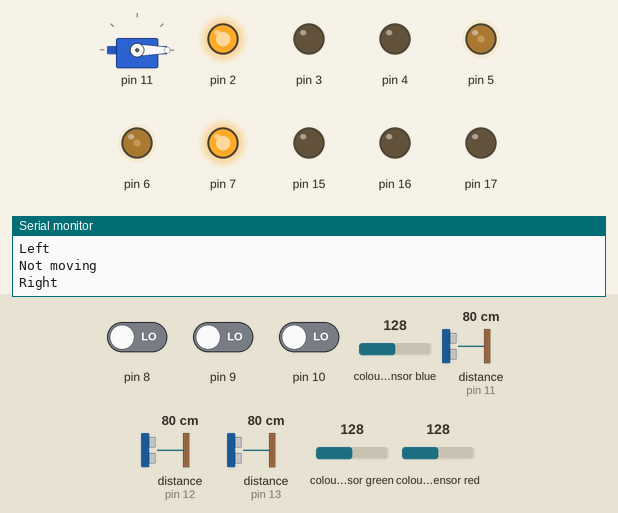
Bench run of a sketch on a simulated Arduino Uno, built with avr-gcc and run on an emulated ATmega328P. On the bench: servo, output pins drawn as LEDs (lit = HIGH), the last lines printed to the serial monitor. Inputs (shaded band) come from the test bench; at power-on: distance to the obstacle (sensors on pin 11, pin 12, pin 13) 80 cm, pin 8 LOW, pin 9 LOW, pin 10 LOW, colour sensor blue 128, colour sensor green 128, colour sensor red 128.

Above: at 17.5 s.
17.6 s: distance to the obstacle (sensor on pin 11) set to 2 cm
31.6 s: distance to the obstacle (sensor on pin 11) set to 28 cm
44.1 s: distance to the obstacle (sensor on pin 11) set to 33 cm
At 54.7 s:
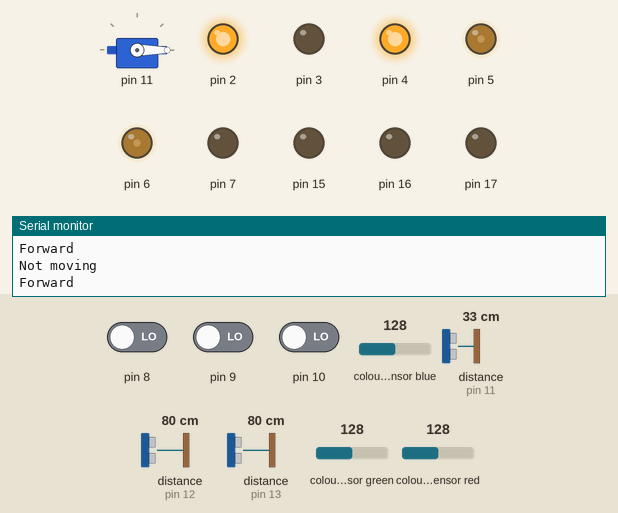
56.6 s: distance to the obstacle (sensor on pin 11) set to 4 cm
At 58.3 s:
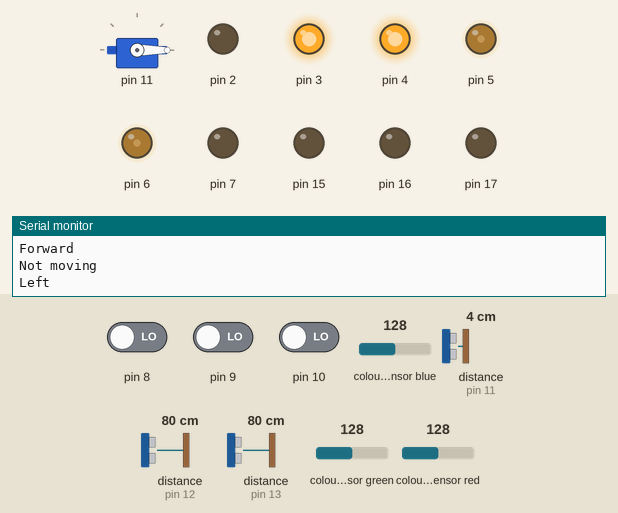
69.1 s: pin 8 driven HIGH and pin 9 driven HIGH and pin 10 driven HIGH
At 71.6 s:
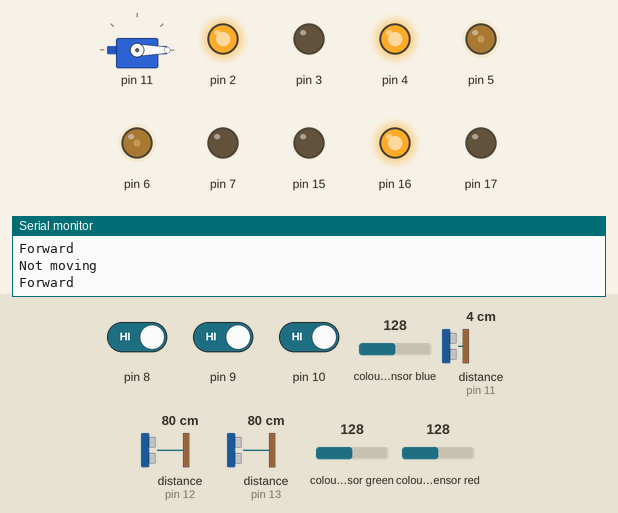
Timing chart, 0 to 82.6 s (numbered marks = the images above; inputs shaded):
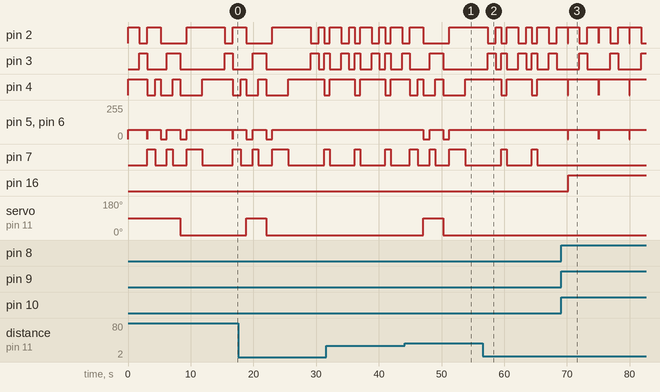

The sketch:

Aegis-Candidates-2024.ino
```cpp
#include <Arduino.h>

#include <stdint.h>
#include <stdbool.h>

#include "Servo.h"
#include "NewPing.h"
#include "Adafruit_TCS34725.h"

#include "lib/colors.h"
#include "lib/azimuth.h"
#include "lib/pin_definitions.h"

#include "lib/motor.h"
#include "lib/ultrasonic.h"
#include "lib/servo_controller.h"
#include "lib/ir.h"
#include "lib/led.h"
#include "lib/sensor_color.h"

/// Defines

#define DEBUG true
#define ENABLE_ENCODER false

/// Structs

struct Coordinate
{
    uint8_t x;
    uint8_t y;
};

/// Variables


#if ENABLE_ENCODER

// Encoder

static uint16_t leftEncoderCounter = 0;
static uint16_t rightEncoderCounter = 0;

static const uint8_t NUMBER_OF_TEETH = 16;
static const uint16_t DISTANCE_OF_CENTER_TO_WHEEL = 10;
static const uint8_t WHEEL_RADIUS = 13;
static const uint16_t SIDE_OF_UNIT = 30;

#endif

/// Function Prototype

// Color definitions
void initializeColorDefinitions();
// Motors
void move(Direction dir, uint8_t speed = BASE_SPEED);
inline void turnOffMotors();
void stepForward();
void stepBack();
void turnRight();
void turnLeft();
void initializeMotor();
// Encoder
void startUsingEncoder();
void leftEncoder();
void rightEncoder();
// Color sensor
void initializeSensorColor();
Colors readColor();
// Ultrasonic
bool isWallInLeft();
bool isWallInFront();
bool isWallInRight();
// IR
void initializeIR();
byte readIRs();
// Servo
void openGripper();
void closeGripper();
// LED
bool turnOnLED(Colors color);
inline void turnOffLED();
void initializeLED();
// Zones
void detectZone();
void zoneA();
void zoneB();
bool scan(Direction &lastTurn);
void zoneC();
void updateCoordinate(uint8_t cardinalDirection, uint8_t &x, uint8_t &y);
void seesaw();
// Turn off
void halt();

/// Main program

void setup()
{
    initializeColorDefinitions();

    initializeMotor();

    #if ENABLE_ENCODER

    // Encoder

    pinMode(LEFT_ENCODER_PIN, INPUT);
    pinMode(RIGHT_ENCODER_PIN, INPUT);

    attachInterrupt(digitalPinToInterrupt(LEFT_ENCODER_PIN), leftEncoder, RISING);
    attachInterrupt(digitalPinToInterrupt(RIGHT_ENCODER_PIN), rightEncoder, RISING);

    #endif

    initializeIR();

    // Servo

    gripper.attach(GRIPPER_PIN);

    initializeSensorColor();

    initializeLED();

    Serial.begin(9600);
    Serial.println("Working");
}

void loop()
{
    // stepForward();
    // stepForward();

    // delay(1000);

    // turnRight();
    zoneA();
    // zoneB();
    // zoneC();

    // stepForward();
    // stepForward();
    // stepForward();
    // stepForward();
    // stepForward();
    // stepForward();

    // turnOnLED(readColor());
    // halt();


    // turnOnLED(readColor());

    // Serial.println("Ultrasonic");
    // Serial.println(isWallInFront());
    // Serial.println(isWallInLeft());
    // Serial.println(isWallInRight());

    // detectZone();

    // delay(1000);
    // halt();
}

#if ENABLE_ENCODER

/// Encoder

void startUsingEncoder()
{
    leftEncoderCounter = 0;
    rightEncoderCounter = 0;

    attachInterrupt(digitalPinToInterrupt(LEFT_ENCODER_PIN), leftEncoder, RISING);
    attachInterrupt(digitalPinToInterrupt(RIGHT_ENCODER_PIN), rightEncoder, RISING);
}

void leftEncoder()
{
    ++leftEncoderCounter;
}

void rightEncoder()
{
    ++rightEncoderCounter;
}

#endif

/// Zones

void detectZone()
{
    Colors color = readColor();

    // Do some analysis

    // We mainly need to detect 2 colors blue and green I guess
    // If none then it should be zone B

    switch (color)
    {
    case GREEN:
        zoneA();
        break;
    case BLUE:
        zoneC();
        break;

    default:
        zoneB();
        break;
    }
}

void zoneA()
{
    // We have to run around the center, then we procede to "grab the ball"
    // I don't think we can make the servo work, nor we have time for that.
    // But yeah whatever.

    // Size of the map
    const uint8_t sizeX = 3; // Size of 3
    const uint8_t sizeY = 5; // Size of 6

    // Initial coordinates in the plane
    Coordinate coordinate;
    coordinate.x = 1;
    coordinate.y = 0;

    // Initialize blacklist
    const uint8_t blacklistSize = 2;
    uint8_t blackListCount = 0;
    Coordinate blacklist[blacklistSize];
    for (uint8_t i = 0; i < blacklistSize; ++i)
    {
        blacklist[i].x = sizeX;
        blacklist[i].y = sizeY;
    }

    // Default facing
    uint8_t cardinalDirection = North;

    bool lookForEnd = false;

    updateCoordinate(cardinalDirection, coordinate.x, coordinate.y);
    stepForward();
    stepForward();

    cardinalDirection = (cardinalDirection - 1) % 4;
    turnLeft();

    // Using the right hand method to find the center
    if (!isWallInRight() & !isBlackTileInFront(cardinalDirection, Right, coordinate, blacklist))
    {
        // Go right

        bool isWallLeft = isWallInLeft();

        // Rotate the view to 90 degrees to the right
        cardinalDirection = (cardinalDirection + 1) % 4;
        turnRight();

        if (isWallLeft)
        {
            // Recalibrate orientation
            stepBack();
            stepForward();
        }

        // Move coordinate

        updateCoordinate(cardinalDirection, coordinate.x, coordinate.y);

        if (coordinate.x == 1 & coordinate.y == 2)
        {
            // Seems we have found the place of the ball
            stepForward();

            // Do some magic with the servo and get the ball
            closeGripper();
            delay(1000);

            updateCoordinate((cardinalDirection + 2) % 4, coordinate.x, coordinate.y);
            stepBack();

            cardinalDirection = (cardinalDirection - 1) % 4;
            turnLeft();

            // Release ball
            openGripper();
            delay(1000);

            cardinalDirection = (cardinalDirection + 1) % 4;
            turnRight();
            cardinalDirection = (cardinalDirection + 1) % 4;
            turnRight();

            updateCoordinate(cardinalDirection, coordinate.x, coordinate.y);

            stepForward();
            stepForward();

            // Now we have to look for the end zone now
            lookForEnd = true;
        }
        else
        {
            stepForward();

            // If we detect something black
            if (readIRs() != 0b111)
            {
                stepBack();
                // We should mark this place cannot be touched
                blacklist[blackListCount].x = coordinate.x;
                blacklist[blackListCount].y = coordinate.y;

                ++blackListCount;

                Serial.println("Black tile in right!");

                // Return to the last coordinate
                cardinalDirection = (cardinalDirection + 2) % 4;
                updateCoordinate(cardinalDirection, coordinate.x, coordinate.y);
                cardinalDirection = (cardinalDirection + 2) % 4;
            }
            else
            {
                stepForward();
            }
        }
    }
    else if (!isWallInFront() & !isBlackTileInFront(cardinalDirection, Right, coordinate, blacklist))
    {
        // Go forward
        // And update coordinate

        updateCoordinate(cardinalDirection, coordinate.x, coordinate.y);

        stepForward();

        // If we detect something black
        if (readIRs() != 0b111)
        {
            stepBack();
            // We should mark this place cannot be touched
            blacklist[blackListCount].x = coordinate.x;
            blacklist[blackListCount].y = coordinate.y;

            ++blackListCount;

            Serial.println("Black tile in forward!");

            // Return to the last coordinate
            cardinalDirection = (cardinalDirection + 2) % 4;
            updateCoordinate(cardinalDirection, coordinate.x, coordinate.y);
            cardinalDirection = (cardinalDirection + 2) % 4;
        }
        else
        {
            stepForward();

            Colors color = readColor();
            bool isLEDDisplayed = turnOnLED(color);
        }
    }
    else
    {
        // Turn left

        // Rotate the view to 90 degrees to the left
        cardinalDirection = (cardinalDirection - 1) % 4;
        turnLeft();
    }

    if (lookForEnd)
    {
        if (coordinate.x == 2 & coordinate.y == 4)
        {
            // Done!
            halt();
        }
    }
}

void zoneB()
{
    // I saw and we need a variable to remember where we were searching
    Direction lastTurn = Left;

    bool isEndReached = false;
    while (!isEndReached)
    {
        // const byte WEST_IR_BIT = digitalRead(WEST_IR_PIN) << 2;
        // const byte NORTH_IR_BIT = digitalRead(NORTH_IR_PIN) << 1;
        // const byte EAST_IR_BIT = digitalRead(EAST_IR_PIN);

        // // Concatenate bits
        // const byte IR_BYTE = WEST_IR_BIT | NORTH_IR_BIT | EAST_IR_BIT;

        const byte IR_BYTE = readIRs();

        switch (IR_BYTE)
        {
        // All IRs detect a black line
        case 0b000:
            move(Forward);
            break;
        // Left and center IRs detect a black line
        case 0b001:
            lastTurn = Left;
            move(Left);
            break;
        // Left and right IRs detect a black line
        case 0b010:
            move(Forward);
            break;
        // Left IR detects a black line
        case 0b011:
            lastTurn = Left;
            move(Left);
            break;
        // Center and right IRs detect a black line
        case 0b100:
            lastTurn = Right;
            move(Right);
            break;
        // Center IR detects a black line
        case 0b101:
            move(Forward);
            break;
        // Right IR detects a black line
        case 0b110:
            lastTurn = Right;
            move(Right);
            break;
        // No line detected
        case 0b111:

            isEndReached = scan(lastTurn);

            break;
        }
    }

    // We are done
    Serial.println("Zone B done");
    halt();
}

bool scan(Direction &lastTurn)
{
    Serial.println("Scanning");

    // I got it, we should do a little scan first.
    // If found, we procede
    // Otherwise, we stop

    Direction firstSide = Left;
    Direction SecondSide = Right;
    // But first we need to remember which side we were moving to

    // We kinda consider that we are following a straight line
    // So we say we need to turn back to the last time we turning
    // e. g. If we were turning right, and the middle sensor loses
    // track of the line, we turn left, since we might have go to
    // the right side of the line, so we need to go left to find it
    // again.
    // For the left and right sensors, we "interpolate" were the line
    // should be.

    // Hope this explains it right. I think I wasted more time typing
    // these comments other than typing the code. *sad*
    if (direction == Forward)
    {
        if (lastTurn == Left)
        {
            firstSide = Right;
            SecondSide = Left;
        }
        else if (lastTurn == Right)
        {
            firstSide = Left;
            SecondSide = Right;
        }
    }
    else
    {
        if (lastTurn == Left)
        {
            firstSide = Left;
            SecondSide = Right;
        }
        else if (lastTurn == Right)
        {
            firstSide = Right;
            SecondSide = Left;
        }
    }

    turnOffMotors();

    Direction side = firstSide;

    for (uint8_t i = 0; i < 2; ++i)
    {
        lastTurn = side;
        bool lineIsLocatedThisSide = false;
        move(side);

        unsigned long initialTime = millis();
        // In miliseconds
        const unsigned long finalTime = 1000;

        while (millis() - initialTime <= finalTime)
        {
            if (!digitalRead(WEST_IR_PIN)) return false;
            if (!digitalRead(NORTH_IR_PIN)) return false;
            if (!digitalRead(EAST_IR_PIN)) return false;
        }

        move(Standing);
        delay(100);

        // Move back
        side = (side == Left) ? Right : Left;

        move(side);
        delay(finalTime);
    }

    move(Standing);

    return true;
}

void zoneC()
{
    // We are going to make a laberynth solver

    // Size of the map
    const uint8_t sizeX = 3; // Size of 3 really
    const uint8_t sizeY = 6; // Size of 6 really

    // Initial coordinates in the plane
    Coordinate coordinate;
    coordinate.x = 1;
    coordinate.y = 1;

    // Initialize blacklist
    const uint8_t blacklistSize = 3;
    uint8_t blackListCount = 0;
    Coordinate blacklist[blacklistSize];
    for (uint8_t i = 0; i < blacklistSize; ++i)
    {
        blacklist[i].x = sizeX;
        blacklist[i].y = sizeY;
    }


    Serial.println("Zone C starting");
    // Default facing
    uint8_t cardinalDirection = North;
    // while (!(coordinate.x == 2 & coordinate.y == 5))
    while (true)
    {
        Serial.println("Analizyng!");
        // Using the right hand method to solve the maze
        if (!isWallInRight() & !isBlackTileInFront(cardinalDirection, Right, coordinate, blacklist))
        {
            // Go right
            Serial.println("Going right!");

            bool isWallLeft = isWallInLeft();

            // turnOnLED(WHITE);
            // Rotate the view to 90 degrees to the right
            cardinalDirection = (cardinalDirection + 1) % 4;
            turnRight();

            if (isWallLeft)
            {
                // Recalibrate orientation
                stepBack();
                stepForward();
            }

            // Move coordinate

            updateCoordinate(cardinalDirection, coordinate.x, coordinate.y);

            stepForward();

            // If we detect something black
            if (readIRs() != 0b111)
            {
                stepBack();
                // We should mark this place cannot be touched
                blacklist[blackListCount].x = coordinate.x;
                blacklist[blackListCount].y = coordinate.y;

                ++blackListCount;

                Serial.println("Black tile in right!");

                // Return to the last coordinate
                cardinalDirection = (cardinalDirection + 2) % 4;
                updateCoordinate(cardinalDirection, coordinate.x, coordinate.y);
                cardinalDirection = (cardinalDirection + 2) % 4;
            }
            else
            {
                stepForward();

                Colors color = readColor();
                turnOnLED(color);
            }
        }
        else if (!isWallInFront() & !isBlackTileInFront(cardinalDirection, Forward, coordinate, blacklist))
        {
            // Go forward
            // And update coordinate
            Serial.println("Going forward!");

            // turnOnLED(RED);
            updateCoordinate(cardinalDirection, coordinate.x, coordinate.y);

            stepForward();

            // If we detect something black
            if (readIRs() != 0b111)
            {
                stepBack();
                // We should mark this place cannot be touched
                blacklist[blackListCount].x = coordinate.x;
                blacklist[blackListCount].y = coordinate.y;

                ++blackListCount;

                Serial.println("Black tile in forward!");

                // Return to the last coordinate
                cardinalDirection = (cardinalDirection + 2) % 4;
                updateCoordinate(cardinalDirection, coordinate.x, coordinate.y);
                cardinalDirection = (cardinalDirection + 2) % 4;
            }
            else
            {
                stepForward();

                Colors color = readColor();
                turnOnLED(color);
            }
        }
        else
        {
            // Turn left
            Serial.println("Turning left");
            // Rotate the view to 90 degrees to the left
            cardinalDirection = (cardinalDirection - 1) % 4;
            turnLeft();

            stepBack();
            stepForward();
        }
    }


    Serial.println("Done zone C!");

    halt();
}

bool isBlackTileInFront(uint8_t direction, Direction turnDirection, Coordinate coord, Coordinate blacklist[])
{
    switch (turnDirection)
    {
    case Left:
        direction = (direction - 1) % 4;
        break;
    case Right:
        direction = (direction + 1) % 4;
        break;
    }

    switch (direction)
    {
    case North:
        ++coord.y;
        break;
    case South:
        --coord.y;
        break;
    case West:
        --coord.x;
        break;
    case East:
        ++coord.x;
        break;
    }

    for (uint8_t i = 0; i < 3; ++i)
    {
        // Default values must be omitted
        if (blacklist[i].x == 3 & blacklist[i].y == 6) continue;

        if (blacklist[i].x == coord.x & blacklist[i].y == coord.y)
        {
            // We found a black tile!
            // Step back!
            return true;
        }
    }

    // There is no black tile ahead
    return false;
}

void updateCoordinate(uint8_t cardinalDirection, uint8_t &x, uint8_t &y)
{
    switch (cardinalDirection)
    {
    case North:
        ++y;
        break;
    case South:
        --y;
        break;
    case West:
        --x;
        break;
    case East:
        ++x;
        break;
    }
}

void seesaw()
{
    // I honestly don't know how we can approach this without the gyro.
}

void halt()
{
    turnOffMotors();
    turnOffLED();
    for (;;);
}
```

Measured:
- after the input at 44.1 s, pin 5, pin 6: alternates 70/255 for 2.2 s and 0/255 for 1.0 s, 4 changes in all, then stays 70/255, starting after 3.0 s; servo on pin 11: 0° → 90° after 3.0 s, → 0° 3.2 s later
- after the input at 56.6 s, pin 5, pin 6: stops changing and stays 70/255; servo on pin 11: stays 0° (without the input it goes to 90° after 4.2 s)
- after the input at 69.1 s, pin 5, pin 6: alternates 70/255 for 4.9 s and 0/255 for 0.05 s, starting after 1.0 s; pin 7: stops changing and stays LOW; pin 16: LOW → HIGH after 1.1 s
